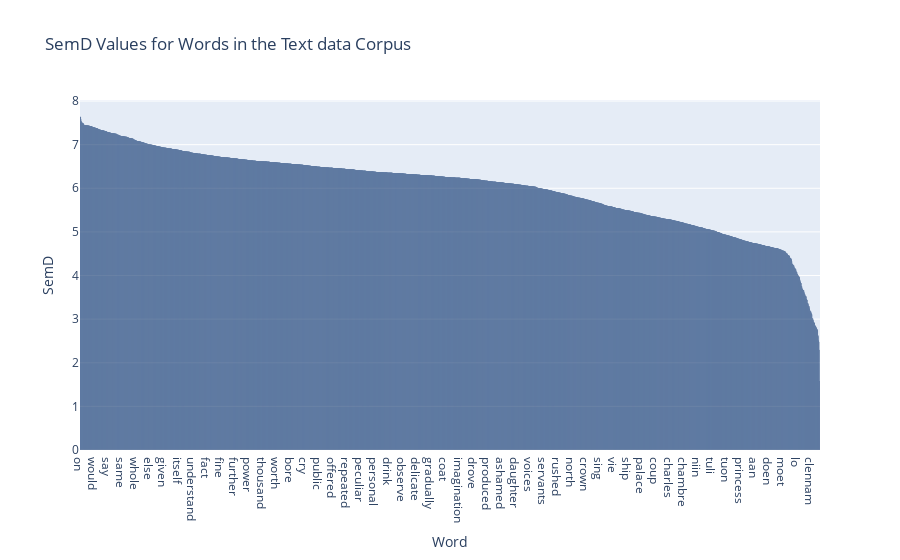

Here is the notebook cell this chart was saved with:
### Code cell
# Create a DataFrame from the semD values
df = pd.DataFrame(list(semD_values.items()), columns=['Word', 'SemD'])

save_path = f'../Code/{corpus_name}_semD_Basic_lowercase_{context_length}word_contexts_min_freq_{min_frequency}_min_contexts_{min_contexts}.csv'
df.to_csv(save_path, index=False)

# Plot the semD values using plotly
fig = px.bar(df, x='Word', y='SemD', title=f'SemD Values for Words in the {corpus_name} Corpus')

# add color to the plot
fig.update_traces(marker_color='rgb(158,202,225)', marker_line_color='rgb(8,48,107)',marker_line_width=1.5, opacity=0.6)
fig.show()

# save figure
fig.write_html(f"../Code/{corpus_name}_semD_Basic_lowercase_{context_length}word_contexts_min{min_frequency}freq_min{min_contexts}contexts.html")

### Figure 1 — Plotly figure (JSON) as saved in the notebook; plotly's stock layout.template omitted (floating-point values rounded to 4 significant figures; data arrays with more than 128 entries replaced by an {"elided": "..."} marker saying what was removed)
{"data": [{"alignmentgroup": "True", "hovertemplate": "Word=%{x}<br>SemD=%{y}<extra></extra>", "legendgroup": "", "marker": {"color": "rgb(158,202,225)", "line": {"color": "rgb(8,48,107)", "width": 1.5}, "pattern": {"shape": ""}}, "name": "", "offsetgroup": "", "opacity": 0.6, "orientation": "v", "showlegend": false, "textposition": "auto", "type": "bar", "x": {"elided": "2212 str values"}, "xaxis": "x", "y": {"elided": "2212 float values"}, "yaxis": "y"}], "layout": {"barmode": "relative", "legend": {"tracegroupgap": 0}, "title": {"text": "SemD Values for Words in the Text data Corpus"}, "xaxis": {"anchor": "y", "domain": [0, 1], "title": {"text": "Word"}}, "yaxis": {"anchor": "x", "domain": [0, 1], "title": {"text": "SemD"}}}}
